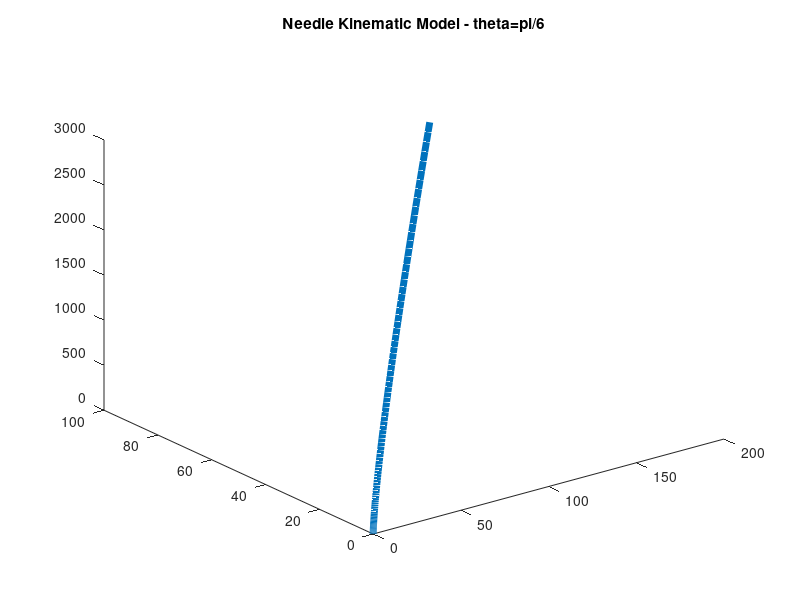

Write the MATLAB code that produced this figure. (Note: this script raises an error after producing the figure.)
dPhi = 0.001;
v = 0.5;
theta = pi/6;
iterations = 100;
t = 1:iterations;

x = zeros(length(t),1);
y = zeros(length(t),1);
z = zeros(length(t),1);
phi_yx = zeros(length(t),1);
phi_yz = zeros(length(t),1);

%initial conditions
x(1,1)= 0;
y(1,1)= 0;
z(1,1)= 0;
phi_yx(1,1)= 0;
phi_yz(1,1)= 0;

%Non linear system
for i = 2:iterations
    x(i,1)= x(i-1,1) + sin(phi_yx(i-1,1))*v*i;
    z(i,1)= z(i-1,1) + sin(phi_yz(i-1,1))*v*i;
    y(i,1)= y(i-1,1) + cos((phi_yx(i-1,1)))*cos((phi_yz(i-1,1)))*v*i;
    phi_yx(i,1)= phi_yx(i-1,1) + cos(theta*i)*dPhi;
    phi_yz(i,1)= phi_yz(i-1,1) + sin(theta*i)*dPhi;
end

plot3(x,z,y);

%Linearized System
for i = 2:iterations
    x(i,1)= x(i-1,1) + (phi_yx(i-1,1))*v*i;
    z(i,1)= z(i-1,1) + (phi_yz(i-1,1))*v*i;
    y(i,1)= y(i-1,1) + v*i;
    phi_yx(i,1)= phi_yx(i-1,1) + dPhi;
    phi_yz(i,1)= phi_yz(i-1,1) + theta*dPhi;
end

plot3(x,z,y,'LineWidth',5);
title('Needle Kinematic Model - theta=pi/6');

%% Webster Non-Holonomic model

%Metric Units

clear all;
%syms u1 u2 

u1 = 0.005;
u2 = 0.004;

l1  = 0.04; %Distance B to C
phi = deg2rad(10.18);
l2 = 0.023775;
k = tan(phi)/l1;
e1 = [1; 0; 0];
e3 = [0; 0; 1];
V1 = [e3;k*e1];
V2 = [0;0;0;e3];
V1_hat = [isomorphic(V1(4:6)),V1(1:3);0,0,0,0];
V2_hat = [isomorphic(V2(4:6)),V2(1:3);0,0,0,0];
T = 0.1; % seconds per step

g_ab = [1 0 0 0;
        0 1 0 0;
        0 0 1 0;
        0 0 0 1];

n = zeros(3,1);

for i = 1:300
    g_ab(:,:,i+1) = g_ab(:,:,i)*expm((u1*V1_hat + u2*i*V2_hat)*T);
    n(:,i) = g_ab(1:3,1:3,i)*l2*e3 + g_ab(1:3,4,i);
    
end

plot3(n(3,:),n(1,:),n(2,:),'LineWidth',5);
axis([0 0.2 -0.02 0.02 -0.02 0.02]);
title('Needle Kinematic Model');
daspect([1 1 1]);